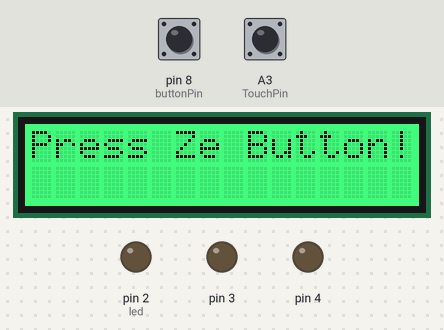
Simulated run of this sketch. Board: Arduino Uno, built with avr-gcc and run on an emulated ATmega328P. Parts: 16×2 character LCD, output pins drawn as LEDs (lit = HIGH). Inputs (shaded band) come from the test bench; at power-on: pin 8 (buttonPin) LOW, A3 (TouchPin) LOW.

Above: at 18.3 s.
18.4 s: pin 8 (buttonPin) pulled HIGH for 0.15 s
At 18.7 s:
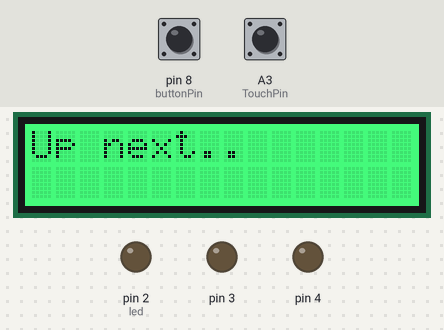
27.5 s: pin 8 (buttonPin) driven LOW
30.2 s: A3 (TouchPin) pulled HIGH for 3.2 s
At 32.6 s:
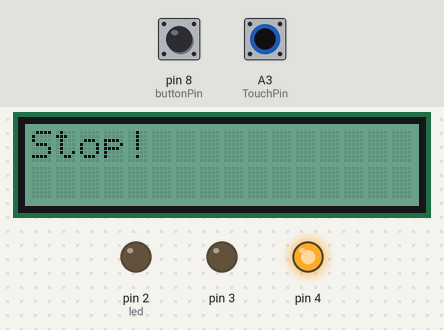
34.9 s: A3 (TouchPin) pulled HIGH for 1 s
At 35.7 s:
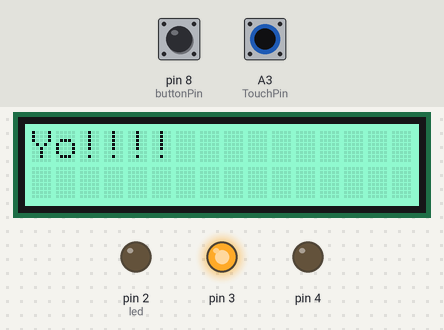
37.6 s: A3 (TouchPin) pulled HIGH for 0.15 s
At 37.89 s:
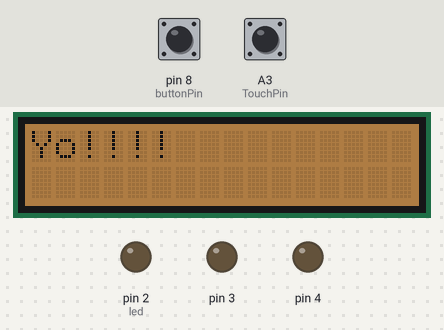
Timing chart, 0 to 42.1 s (numbered marks = the images above; inputs shaded):
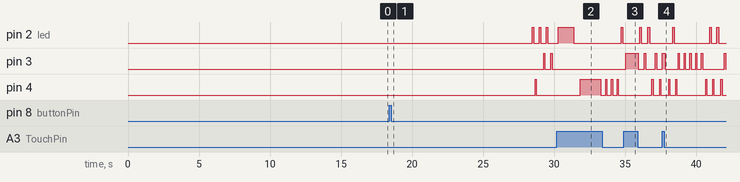

Measured:
- after the input at 18.4 s, the display: changes after 0.07 s (image 1)
- after the input at 30.2 s, pin 3: stops changing and stays LOW; the display: first changes after 1.2 s (image 2 shows a later state)
- after the input at 34.9 s, the display: changes at once (image 3)
- after the input at 37.6 s, the display: changes after 0.16 s (image 4)
- by itself, pin 3: alternates HIGH for 0.09 s and LOW for 0.41 s
- by itself, pin 4: repeats every 0.41 s: LOW 0.32 s, HIGH 0.08 s
- what the display in image 2 shows lasts 1.6 s, from 31.7 s to 33.3 s

The sketch:

Arduawsome.ino
```cpp
#include <Wire.h>
#include "rgb_lcd.h"

#define ROTARY_ANGLE_SENSOR_1 A0
#define ADC_REF 5//reference voltage of ADC is 5v.If the Vcc switch on the seeeduino board switches to 3V3, the ADC_REF should be 3.3
#define GROVE_VCC 5//VCC of the grove interface is normally 5v
#define FULL_ANGLE 300//full value of the rotary angle is 300 degrees

#define NOTE_B0  31
#define NOTE_C1  33
#define NOTE_CS1 35
#define NOTE_D1  37
#define NOTE_DS1 39
#define NOTE_E1  41
#define NOTE_F1  44
#define NOTE_FS1 46
#define NOTE_G1  49
#define NOTE_GS1 52
#define NOTE_A1  55
#define NOTE_AS1 58
#define NOTE_B1  62
#define NOTE_C2  65
#define NOTE_CS2 69
#define NOTE_D2  73
#define NOTE_DS2 78
#define NOTE_E2  82
#define NOTE_F2  87
#define NOTE_FS2 93
#define NOTE_G2  98
#define NOTE_GS2 104
#define NOTE_A2  110
#define NOTE_AS2 117
#define NOTE_B2  123
#define NOTE_C3  131
#define NOTE_CS3 139
#define NOTE_D3  147
#define NOTE_DS3 156
#define NOTE_E3  165
#define NOTE_F3  175
#define NOTE_FS3 185
#define NOTE_G3  196
#define NOTE_GS3 208
#define NOTE_A3  220
#define NOTE_AS3 233
#define NOTE_B3  247
#define NOTE_C4  262
#define NOTE_CS4 277
#define NOTE_D4  294
#define NOTE_DS4 311
#define NOTE_E4  330
#define NOTE_F4  349
#define NOTE_FS4 370
#define NOTE_G4  392
#define NOTE_GS4 415
#define NOTE_A4  440
#define NOTE_AS4 466
#define NOTE_B4  494
#define NOTE_C5  523
#define NOTE_CS5 554
#define NOTE_D5  587
#define NOTE_DS5 622
#define NOTE_E5  659
#define NOTE_F5  698
#define NOTE_FS5 740
#define NOTE_G5  784
#define NOTE_GS5 831
#define NOTE_A5  880
#define NOTE_AS5 932
#define NOTE_B5  988
#define NOTE_C6  1047
#define NOTE_CS6 1109
#define NOTE_D6  1175
#define NOTE_DS6 1245
#define NOTE_E6  1319
#define NOTE_F6  1397
#define NOTE_FS6 1480
#define NOTE_G6  1568
#define NOTE_GS6 1661
#define NOTE_A6  1760
#define NOTE_AS6 1865
#define NOTE_B6  1976
#define NOTE_C7  2093
#define NOTE_CS7 2217
#define NOTE_D7  2349
#define NOTE_DS7 2489
#define NOTE_E7  2637
#define NOTE_F7  2794
#define NOTE_FS7 2960
#define NOTE_G7  3136
#define NOTE_GS7 3322
#define NOTE_A7  3520
#define NOTE_AS7 3729
#define NOTE_B7  3951
#define NOTE_C8  4186
#define NOTE_CS8 4435
#define NOTE_D8  4699
#define NOTE_DS8 4978

#define melodyPin 6


rgb_lcd lcd;

//Mario main theme melody
int melody[] = {
  NOTE_E7, NOTE_E7, 0, NOTE_E7,
  0, NOTE_C7, NOTE_E7, 0,
  NOTE_G7, 0, 0,  0,
  NOTE_G6, 0, 0, 0,

  NOTE_C7, 0, 0, NOTE_G6,
  0, 0, NOTE_E6, 0,
  0, NOTE_A6, 0, NOTE_B6,
  0, NOTE_AS6, NOTE_A6, 0,

  NOTE_G6, NOTE_E7, NOTE_G7,
  NOTE_A7, 0, NOTE_F7, NOTE_G7,
  0, NOTE_E7, 0, NOTE_C7,
  NOTE_D7, NOTE_B6, 0, 0,

  NOTE_C7, 0, 0, NOTE_G6,
  0, 0, NOTE_E6, 0,
  0, NOTE_A6, 0, NOTE_B6,
  0, NOTE_AS6, NOTE_A6, 0,

  NOTE_G6, NOTE_E7, NOTE_G7,
  NOTE_A7, 0, NOTE_F7, NOTE_G7,
  0, NOTE_E7, 0, NOTE_C7,
  NOTE_D7, NOTE_B6, 0, 0
};
//Mario main them tempo
int tempo[] = {
  12, 12, 12, 12,
  12, 12, 12, 12,
  12, 12, 12, 12,
  12, 12, 12, 12,

  12, 12, 12, 12,
  12, 12, 12, 12,
  12, 12, 12, 12,
  12, 12, 12, 12,

  9, 9, 9,
  12, 12, 12, 12,
  12, 12, 12, 12,
  12, 12, 12, 12,

  12, 12, 12, 12,
  12, 12, 12, 12,
  12, 12, 12, 12,
  12, 12, 12, 12,

  9, 9, 9,
  12, 12, 12, 12,
  12, 12, 12, 12,
  12, 12, 12, 12,
};
//Underworld melody
int underworld_melody[] = {
  NOTE_C4, NOTE_C5, NOTE_A3, NOTE_A4,
  NOTE_AS3, NOTE_AS4, 0,
  0,
  NOTE_C4, NOTE_C5, NOTE_A3, NOTE_A4,
  NOTE_AS3, NOTE_AS4, 0,
  0,
  NOTE_F3, NOTE_F4, NOTE_D3, NOTE_D4,
  NOTE_DS3, NOTE_DS4, 0,
  0,
  NOTE_F3, NOTE_F4, NOTE_D3, NOTE_D4,
  NOTE_DS3, NOTE_DS4, 0,
  0, NOTE_DS4, NOTE_CS4, NOTE_D4,
  NOTE_CS4, NOTE_DS4,
  NOTE_DS4, NOTE_GS3,
  NOTE_G3, NOTE_CS4,
  NOTE_C4, NOTE_FS4, NOTE_F4, NOTE_E3, NOTE_AS4, NOTE_A4,
  NOTE_GS4, NOTE_DS4, NOTE_B3,
  NOTE_AS3, NOTE_A3, NOTE_GS3,
  0, 0, 0
};
//Underwolrd tempo
int underworld_tempo[] = {
  12, 12, 12, 12,
  12, 12, 6,
  3,
  12, 12, 12, 12,
  12, 12, 6,
  3,
  12, 12, 12, 12,
  12, 12, 6,
  3,
  12, 12, 12, 12,
  12, 12, 6,
  6, 18, 18, 18,
  6, 6,
  6, 6,
  6, 6,
  18, 18, 18, 18, 18, 18,
  10, 10, 10,
  10, 10, 10,
  3, 3, 3
};


int DO = 2; //Pin for Digital Output - DO
int SOUND_INPUT = A0; // Pin for Analog Output - AO
int threshold = 532; //Set minimum threshold for LED lit
int sensorvalue = 0;

int buttonPin = 8;
int buttonIn = 0;
int reading = 0;

int TouchPin = A3;

boolean isOn = false;

void setup()
{
  Serial.begin(9600);

  //leds
  pinMode(2, OUTPUT);
  pinMode(3, OUTPUT);
  pinMode(4, OUTPUT);
  pinMode(buttonPin, INPUT);
  pinMode(TouchPin, INPUT);
  pinMode(ROTARY_ANGLE_SENSOR_1, INPUT);

  lcd.begin(16, 2);
  lcd.print("Welcome");
  delay(2000);
  lcd.clear();
  lcd.print("to the...");
  delay(3000);
  lcd.clear();
  lcd.print("sickest thing");
  delay(4000);
  lcd.clear();
  lcd.print("youve ever seen");
  delay(4000);
  lcd.clear();
  lcd.print("in your life...");
  delay(4000);
}

int r = 0, g = 0, b = 0;

void loop()
{
  if (isOn) {
    for (int song = 1; song <= 2; song++) {
      if (!isOn) {
        break;
      }
      sing(song);
    }
  }
  else {
    reading = digitalRead(buttonPin);
    if (reading == HIGH) {
      isOn = true;
      r = 0;
      g = 0;
      b = 0;
    }
    else {
      lcd.clear();
      lcd.print("Press Ze Button!");
      delay(100);
      r++;
      g++;
      g = g * 2;
      b++;
      b = b * 4;
      lcd.setRGB(r, g, b);
      lcd.clear();
    }
  }
}

int song = 0;

void sing(int s) {
  // iterate over the notes of the melody:
  song = s;
  if (song == 2) {
    lcd.clear();
    lcd.print("Up next..");
    delay(5000);
    lcd.clear();
    lcd.print("Underworld");
    delay(5000);

    int size = sizeof(underworld_melody) / sizeof(int);
    for (int thisNote = 0; thisNote < size; thisNote++) {
      ouchie();
      reverandRun();
      // to calculate the note duration, take one second
      // divided by the note type.
      //e.g. quarter note = 1000 / 4, eighth note = 1000/8, etc.
      int noteDuration = 1000 / underworld_tempo[thisNote];

      buzz(melodyPin, underworld_melody[thisNote], noteDuration);

      // to distinguish the notes, set a minimum time between them.
      // the note's duration + 30% seems to work well:
      int pauseBetweenNotes = noteDuration * 1.30;
      delay(pauseBetweenNotes);

      // stop the tone playing:
      buzz(melodyPin, 0, noteDuration);
      reading = digitalRead(buttonPin);
      if (reading == HIGH) {
        lcd.print("Why u stop :(");
        isOn = false;
        song = 0;
        break;
      }
    }

  } else {
    lcd.clear();
    lcd.print("Up next..");
    delay(5000);
    lcd.clear();
    lcd.print("Mario!");
    delay(5000);


    int size = sizeof(melody) / sizeof(int);
    for (int thisNote = 0; thisNote < size; thisNote++) {
      ouchie();
      reverandRun();
      lcd.setRGB(thisNote * 4, thisNote * 9, thisNote * 7);

      // to calculate the note duration, take one second
      // divided by the note type.
      //e.g. quarter note = 1000 / 4, eighth note = 1000/8, etc.
      int noteDuration = 1000 / tempo[thisNote];

      buzz(melodyPin, melody[thisNote], noteDuration);

      // to distinguish the notes, set a minimum time between them.
      // the note's duration + 30% seems to work well:
      int pauseBetweenNotes = noteDuration * 1.30;
      delay(pauseBetweenNotes);

      // stop the tone playing:
      buzz(melodyPin, 0, noteDuration);
      //sensorvalue = analogRead(SOUND_INPUT);
      reading = digitalRead(buttonPin);
      if (reading == HIGH) {
        lcd.clear();
        lcd.print("Why u stop :(");
        isOn = false;
        delay(1000);
        break;
      }
    }
  }
}

int led = 2;
void buzz(int targetPin, long frequency, long length) {
  digitalWrite(13, HIGH);
  long delayValue = 1000000 / frequency / 2; // calculate the delay value between transitions
  //// 1 second's worth of microseconds, divided by the frequency, then split in half since
  //// there are two phases to each cycle
  long numCycles = frequency * length / 1000; // calculate the number of cycles for proper timing
  //// multiply frequency, which is really cycles per second, by the number of seconds to
  //// get the total number of cycles to produce
  digitalWrite(led, HIGH);
  if (led < 4) {
    led++;
  }
  else {
    led = 2;
  }
  for (long i = 0; i < numCycles; i++) { // for the calculated length of time...
    //lcd.setRGB(2 + i, 3 + i, 4 + i);
    ouchie();
    reverandRun();
    digitalWrite(targetPin, HIGH); // write the buzzer pin high to push out the diaphram
    delayMicroseconds(delayValue); // wait for the calculated delay value
    digitalWrite(targetPin, LOW); // write the buzzer pin low to pull back the diaphram
    delayMicroseconds(delayValue); // wait again or the calculated delay value
    //lcd.print(i);
    //lcd.clear();
    reading = digitalRead(buttonPin);
    if (reading == HIGH) {
      lcd.clear();
      lcd.print("Why u stop :(");
      isOn = false;
      song = 0;
      delay(1000);
      break;
    }
  }
  digitalWrite(13, LOW);
  digitalWrite(2, LOW);
  digitalWrite(3, LOW);
  digitalWrite(4, LOW);
}

int previousDegree = 0;

void reverandRun() {

}

int getDegree1()
{
    int sensor_value = analogRead(ROTARY_ANGLE_SENSOR_1);
    float voltage;
    voltage = (float)sensor_value*ADC_REF/1023;
    float degrees = (voltage*FULL_ANGLE)/GROVE_VCC;
    return degrees;
}

int touches = 0;
void ouchie() {
  int sensorValue = digitalRead(TouchPin);
  if (sensorValue == 1)
  {
    touches++;
    lcd.clear();
    switch (touches) {
      case 1:
        lcd.print("Ouch!");
        break;
      case 2:
        lcd.print("Stop!");
        break;
      case 3:
        lcd.print("Yo!!!!");
        touches = 0;
        break;
    }
  }
}
```
